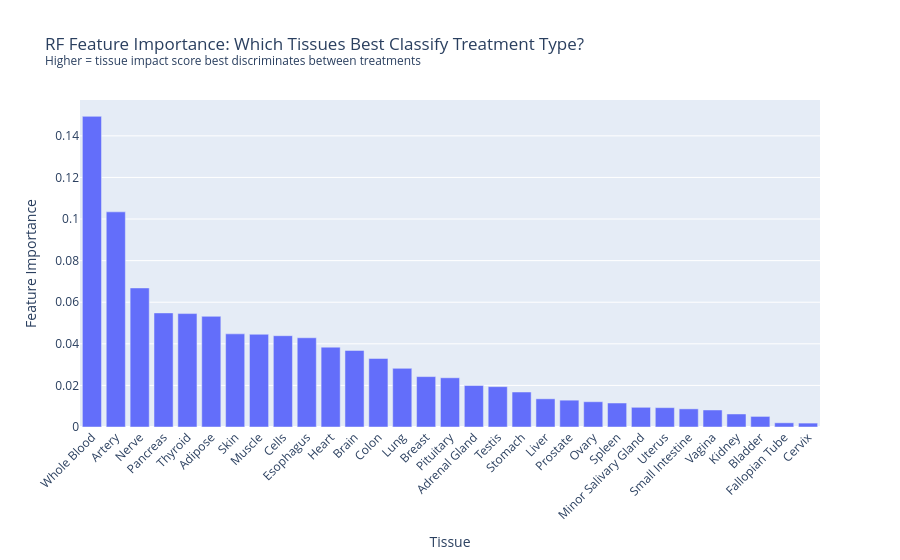

Notebook code for this chart:
### Code cell
# Cell F — Random Forest feature importance: nonlinear cross-check of ANOVA ranking
from sklearn.ensemble import RandomForestClassifier
from sklearn.preprocessing import LabelEncoder

X = stacked[tissue_cols].fillna(0).values
y = LabelEncoder().fit_transform(stacked['treatment'])

rf = RandomForestClassifier(n_estimators=200, random_state=42, n_jobs=-1)
rf.fit(X, y)

importance_df = (
    pd.DataFrame({'tissue': tissue_cols, 'importance': rf.feature_importances_})
    .sort_values('importance', ascending=False)
)

px.bar(
    importance_df,
    x='tissue', y='importance',
    labels={'tissue': 'Tissue', 'importance': 'Feature Importance'},
    title='RF Feature Importance: Which Tissues Best Classify Treatment Type?'
          '<br><sup>Higher = tissue impact score best discriminates between treatments</sup>',
).update_layout(xaxis_tickangle=-45).show()

### Figure 1 — Plotly figure (JSON) as saved in the notebook; plotly's stock layout.template omitted (floating-point values rounded to 4 significant figures)
{"data": [{"hovertemplate": "Tissue=%{x}<br>Feature Importance=%{y}<extra></extra>", "legendgroup": "", "marker": {"color": "#636efa", "pattern": {"shape": ""}}, "name": "", "orientation": "v", "showlegend": false, "textposition": "auto", "type": "bar", "x": ["Whole Blood", "Artery", "Nerve", "Pancreas", "Thyroid", "Adipose", "Skin", "Muscle", "Cells", "Esophagus", "Heart", "Brain", "Colon", "Lung", "Breast", "Pituitary", "Adrenal Gland", "Testis", "Stomach", "Liver", "Prostate", "Ovary", "Spleen", "Minor Salivary Gland", "Uterus", "Small Intestine", "Vagina", "Kidney", "Bladder", "Fallopian Tube", "Cervix"], "xaxis": "x", "y": [0.1494, 0.1035, 0.06686, 0.05486, 0.05454, 0.05321, 0.04479, 0.04459, 0.04391, 0.0429, 0.03839, 0.03681, 0.03295, 0.02819, 0.02424, 0.02367, 0.01995, 0.01941, 0.01683, 0.01356, 0.0129, 0.01215, 0.01153, 0.009475, 0.009307, 0.008721, 0.008189, 0.00626, 0.005091, 0.002014, 0.001878], "yaxis": "y"}], "layout": {"barmode": "relative", "legend": {"tracegroupgap": 0}, "title": {"text": "RF Feature Importance: Which Tissues Best Classify Treatment Type?<br><sup>Higher = tissue impact score best discriminates between treatments</sup>"}, "xaxis": {"anchor": "y", "domain": [0, 1], "tickangle": -45, "title": {"text": "Tissue"}}, "yaxis": {"anchor": "x", "domain": [0, 1], "title": {"text": "Feature Importance"}}}}
